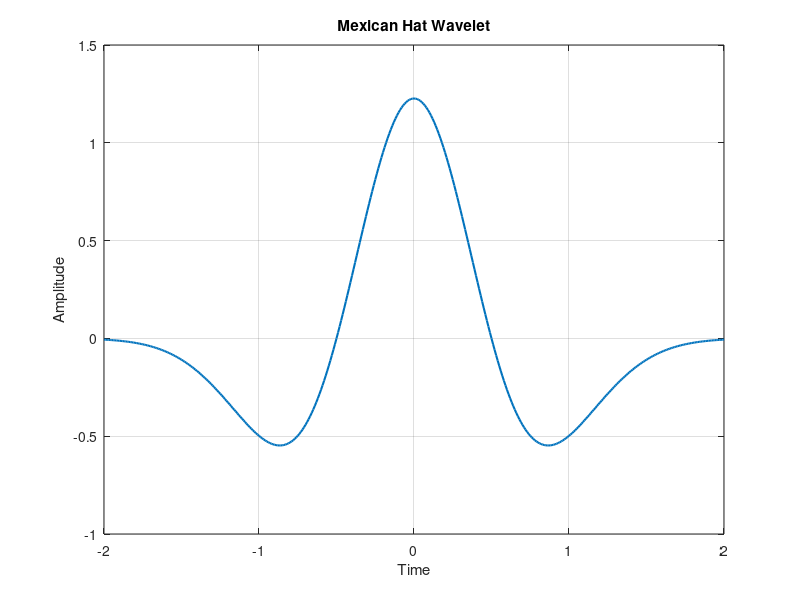

Here is the MATLAB script that generated this plot: (Note: this script raises an error after producing the figure.)
%% *Digital Filters*
%% Clear the workspace
close all;
clear;
clc;
%% Why STFT is not enough?
% STFT is a powerful tool for analyzing non-stationary signals. However, it
% is not always the best tool for the job. STFT has two main drawbacks:
%
% # The choice of the window length is not obvious. If the window is too
% short, the resolution in the frequency domain is poor(It won't detect any
% special pattern). If the window is too long, the resolution in the time
% domain is poor(It won't distinguish between different events in time).
% # The STFT has the term complex exponential in it. This terms is a priodic
% function and time unlimited. However, in real life signals, we are interested
% in the signal only for a finite time interval. This property of STFT causes
% the spectrum of time limited signals to be unbounded in a wide range of
% frequencies.
%
% * These two drawbacks leads to the need of a new tool for analyzing
% non-stationary signals.
% * We should use different window lengths for different parts of the signal.
% * We should also use a time limited basis function instead of the complex
% exponential. This is where the wavelet transform comes in.
%
%% Replacement of frequency domain
%
% * According to the second drawback of STFT, we need to use a time limited
% basis function instead of the complex exponential. This means that the new
% basis function is not periodic which means that we can't use the
% frequency domain to analyze the signal(Because the frequency domain is
% based on the complex exponential and periodicity).
% * We should analyze what interesting features are captured by the complex
% exponential. The complex exponential is a basis function for the
% frequency domain. If the signal is periodic with the frequency of
% * $f_0$, then the complex exponential will have a peak at $f_0$. the second
% harmonic will have a peak at $2f_0$ and so on.
% * The relations between
% different harmonics is the concept that we should capture in the new
% basis function.
%
% *Warping the time axis* is the key to capture the relations between
% different harmonics. The new basis function should be a time limited
% function that is warped in time. For example if we replace $t$ with
% $2t$ in the original signal $x(t)$, then the second harmoinc will be
% captured in the new signal.
%
% We claim that the main characteristic of harmonic frequencies can be drawn
% from a more general concept that we call _*"scale"*_. The interesting part is
% that unlike frequency that is defined only for periodic signals, scale is
% equally applicable to non-periodic signals. This proves that we have found
% a new concept, i.e., scale, to replace frequency.
%
% Using _scale_ as a variable, the new transform, which will be based on
% time-limited basis function, can be meaningfully applied to both
% time-unlimited and time-limited signals.
%
%% One-dimensional Continuous Wavelet Transform
% The one-dimensional continuous wavelet transform (CWT) of a signal $x(t)$
% is defined as:
%
% $$W_{\Psi, X}(a,b)=\frac{1}{\sqrt{|a|}}\int_{-\infty}^{\infty}x(t)\Psi^*\left(\frac{t-b}{a}\right)dt,a\neq0$$
%
% where $a$ is the scale parameter, $b$ is the translation parameter, and
% $\Psi^*(t)$ is the complex conjugate of the mother wavelet $\Psi(t)$.
%
% A closer look at the definition of the mother wavelet tells that this function
% must be limited in duration and therefore looks like a decaying small wave.
% This is why we call this transform the wavelet transform.
%
% The synthesis equation is:
%
% $$x(t)=\frac{C^{-1}_{\Psi}}{a^2}\int_{-\infty}^{\infty}\int_{-\infty}^{\infty}W_{\Psi, X}(a,b)\Psi\left(\frac{t-b}{a}\right)dadb$$
%
% where $C^{-1}_{\Psi}$ is a constant whose value depends on the exact choice
% of the mother wavelet $\Psi(t)$.
%
% Every choice of the mother wavelet gives a particular CWT, and as a result, we
% are dealing with infinite number of transformations under the same name CWT.
%
%% Mother wavelets
% the mexican hat wavelet is a good choice for the mother wavelet. It is
% defined as:
%
% $$\Psi(t)=\frac{2}{\sqrt{3a}\pi^{1/4}}\left(1-\frac{t^2}{a^2}\right)e^{\frac{-t^2}/{2a^2}}$$
%
% The mexican hat wavelet is also known as the Ricker wavelet.
%
% The waveform of the mexican hat wavelet is shown below:
t = -2:0.01:2;
a = 0.5;
Psi = (2 / (sqrt(3 * a) * pi ^ (1/4))) * (1 - (t .^ 2 / a ^ 2)) ...
    .* exp(-t .^ 2 / (2 * a ^ 2));
figure('Name', 'Mexican Hat Wavelet');
plot(t, Psi, 'LineWidth', 1.5);
title('Mexican Hat Wavelet');
xlabel('Time');
ylabel('Amplitude');
grid on;
%%%
% There are many other mother wavelets. The most important ones are:
%
% # Morlet wavelet
% # Haar wavelet
% # Daubechies wavelet
% # Symlet wavelet
% # Coiflet wavelet
% # Meyer wavelet
% # Gaussian wavelet
% # Mexican hat wavelet
% # Shannon wavelet
%
% Daubechies wavelets are the most popular wavelets:
%
% * They are orthogonal wavelets. Orthogonal wavelets are used in image compression.
% * They are indicated by dbX, where X is the number of vanishing moments.
% * The number of vanishing moments is the number of derivatives of the
% wavelet function that are zero at the origin.
% * The more complex the signal, the more vanishing moments are needed to
% capture its features.
%
% To choose the best wavelet for a specific application, we should consider
% the following factors:
%
% # complex mother wavelets are needed for complex signals.
% # the mother wavelet that resembles the general shape of the signal to be
% analyzed would be a more suitable choice.
%
% One of the most important properties of the wavelet transform is the
% area below the wavelet function. The area below the wavelet function
% should be equal to zero. This property is called the zero mean property.
%
% $$\int_{-\infty}^{\infty}\Psi(t)dt=0$$
%
%% One-dimensional Discrete Wavelet Transform
% * A closer look at the CWT reveals that this transformation requires the
% calculations based on all continuous shifts and all continuous scales.
% * This obviously makes the computational complexity of the CWT and the ICWT
% unsuitable for many practically important applications.
% * This leads us to the discrete version of this transform.
%
% We define sampled versions of the scale and translation parameters as:
%
% $$a_{jk}=a_0^j,k=0,1,...,M-1,j=0,1,...,N-1$$
%
% $$b_{jk}=ka_0^jT,k=0,1,...,M-1,j=0,1,...,N-1$$
%
% where $T$ is the sampling time and $a_0$ is a positive nonzero constant.
%
% Also we define mother wavelet as:
%
% $$\Psi_{jk}(t)=\frac{1}{\sqrt{a_{jk}}}\Psi\left(\frac{t-b_{jk}}{a_{jk}}\right)=a_0^{-j/2}\Psi(a_0^{-j}t-kT)$$
%
% Then the coefficients of the discrete wavelet transform (DWT) are defined as:
%
% $$W_{\Psi, X}(j,k)=\int_{-\infty}^{\infty}x(t)\Psi_{jk}^*\left(t\right)dt$$
%
% This makes the DWT somewhat different from the DFT that accepts only discrete
% signals as its input. The synthesis equation is:
%
% $$x(t)=c\sum_{j=0}^{N-1}\sum_{k=0}^{M-1}W_{\Psi, X}(j,k)\Psi_{jk}(t)$$
%
% where $c$ is a constant that depends on the exact choice of the mother wavelet.
%
% The interesting thing about this equation is the fact that we can reconstruct
% the continuous signal directly from a set of discrete coefficients.
%
%% Minimal set of basis functions
% * A relevant question at this point is: _"How to choose the number of basis
% functions for a given signal?"_
% * A frame is a set of basis functions that can be used to decompose a signal.
% * This set can be minimal or nonminimal, i.e., if the number of basis functions
% in the frame is minimal and any other frame would need the same
% number or more basis functions, the frame is called a basis.
%
% Consider the energy of the signal $x(t)$:
%
% $$E_x=\int_{-\infty}^{\infty}|x(t)|^2dt$$
%
% It can be proved that there exist some bounded positive values A and B such that:
%
% $$A\int_{-\infty}^{\infty}|x(t)|^2dt\leq\sum_{j=0}^{N-1}\sum_{k=0}^{M-1}|W_{\Psi, X}(j,k)|^2\leq B\int_{-\infty}^{\infty}|x(t)|^2dt$$
%
% This relation intuitively means that the energy of the wavelet coefficients for a frame
% is bounded on both upper and lower sides by the true energy of the signal.
%
% In the case of a basis (i.e., a minimal frame), the values A and B in the
% aforementioned inequality become the same, i.e., $A = B$.
% This means that for a basis we have
%
% $$\sum_{j=0}^{N-1}\sum_{k=0}^{M-1}|W_{\Psi, X}(j,k)|^2=E_x$$
%
% This indicates the energy of the coefficients is exactly the same as the energy of the
% signal.
% This is a very important property of the wavelet transform.
%
% The next important question to ask here is: "What are the properties of the
% functions that allow the function sets to form a basis?" The most popular
% basis sets are the orthogonal ones, i.e., the function
% sets whose members are orthogonal to each other.
%
%% Discrete Wavelet Transform on Discrete Signals
% # We need to focus on calculating DWT from discrete signals. At this point,
% we assume that the discrete signal, if sampled from a continuous
% signal, has been sampled according to the Nyquist rate (or faster).
% This guarantees that all information of the continuous signal is preserved in
% the discrete signal.
% # The question here is: _"How to form such basis sets systematically?"_
% # The method described next, called Mallat pyramidal algorithm or quadrature
% mirror filter (QMF), allows systematic creation of an unlimited number of
% orthogonal basis sets for DWT.
% # The interesting feature of this method is the fact that the method relies
% only on the choice of a digital low-pass filter $h(n)$, and once this filter
% is chosen, the entire algorithm is rather mechanical and straightforward.
%
% Assuming a digital filter $h(n)$, we form another filter $g(n)$ as follows:
%
% $$g(n)=h(2N-1-n),n=0,1,...,2N-1$$
%
% It can be proved that once $h(n)$ is a low-pass filter, $g(n)$ is a high-pass filter.
%
% The schematic diagram of the Mallat pyramidal algorithm is shown below:
figure('Name', 'Mallat Pyramidal Algorithm');
imshow('./images/DWT_QMF_Algorithm.png');
%%%
% # The first step in transformation is filtering the signal once with the
% low-pass filter $h(n)$ and once with the high-pass filter $g(n)$.
% # Then the filtered versions of the signal are downsampled by a factor of 2.
% This means that every other samples of the signal are preserved and the
% remaining samples are discarded.
%
% We can also ask another relevant question about downsampling: _"How would
% downsampling fit into the general ideas of the DWT?"_
% Without getting into the mathematical details of the process, one can see
% that downsampling somehow creates the description of the signal at a
% different scale and resolution.
% Now we should consider the mother wavelet of QMF algorithm.
% The mother wavelet of the QMF algorithm is defined as:
%
% $$\Psi(n)=\sum_{k=0}^{2N-1}g(k)\Phi(2n-k)$$
%
% where
%
% $$\Phi(n)=\sum_{k=0}^{2N-1}h(k)\Phi(2n-k)$$
%
% * The function $\Phi(n)$ is called the scaling function.
% * The scaling function is a low-pass filter that is used to reconstruct the
% signal from the wavelet coefficients.
% * The scaling function is also called the *father wavelet*.
%
% It can be shown that all popular wavelets are derived from the QMF algorithm.
%
% Now we should ask another question: _"How many decomposition levels are needed
% for a suitable transform?"_ An intuitive criterion to choose the level of the
% decomposition would be continuing decomposition until the highest known
% frequencies in the signal of interest are extracted and identified.
%
% Now we define inverse DWT algorithm. The inverse DWT algorithm is shown below:
figure('Name', 'Inverse DWT Algorithm');
imshow('./images/IDWT_QMF_Algorithm.png');
%%%
% The inverse DWT algorithm is the reverse of the forward DWT algorithm.
%
% The filters $h(n)$ and $g(n)$ are called the analysis filters.
% The filters $h_1(n)$ and $g_1(n)$ are called the synthesis filters.
% $h_1(n)$ and $g_1(n)$ can be derived from $h(n)$ and $g(n)$:
%
% $$h_1(n)=(-1)^(1-n)h(1-n)$$
%
% and
%
% $$g_1(n)=h(2N-1-n)$$
%
% * An interesting feature of the DWT and IDWT is the possibility of
% reconstructing the signal only based on a few of the levels (scales)
% of decomposition.
% * For example, if we want to extract only the main trend
% of the signal and ignore the medium and fast variations, we can easily
% decompose the signal to several levels using DWT, but use only the first
% (or first few) low-pass components to reconstruct the signal using IDWT.
% This allows bypassing the medium- and high-frequency components.
% * Similarly, if the objective is to extract only the fast variations of signal,
% in the reconstruction phase, we can easily set the coefficients of the low
% frequency (high scales) to zero while calculating the IDWT.
%
%% |wnoise| function
% The |wnoise| function is used to add white noise to a signal.
% The syntax of this function is:
%
% |[x, noisy_x] = wnoise(fun, n, sqrtsnr, seed)|
%
% * |x|: The original signal
% * |noisy_x|: The noisy signal
% * |fun|: The function that generates the signal
% * |n|: The nummber of iterations(power of 2 $log_2(numberOfSamples)$)
% * |sqrtsnr|: The square root of the signal to noise ratio
% * |seed|: The seed of the random number generator
%
N = 8;
loc = linspace(0, 1, 2 ^ N);
Ts = loc(2) - loc(1);
fs = 1 / Ts;
sqrtsnr = 10;
[x, noisy_x] = wnoise('heavy sine', N, sqrtsnr);
figure('Name', 'Heavy Sine Signal vs Heavy Sine Signal with White Noise');
subplot(211);
plot(loc, x, 'LineWidth', 1.5);
title('Heavy Sine Signal');
xlabel('Time');
ylabel('Amplitude');
grid on;
subplot(212);
plot(loc, noisy_x, 'LineWidth', 1.5);
title('Heavy Sine Signal with White Noise');
xlabel('Time');
ylabel('Amplitude');
grid on;
%%%
figure('Name', 'Spectrum of Heavy Sine Signal With and Without White Noise');
subplot(211);
plot_dft_amp(x, fs, 'Frequency Spectrum of input signal without noise');
subplot(212);
plot_dft_amp(noisy_x, fs, 'Frequency Spectrum of input signal with noise');
%%%
% For more information about the |wnoise| function, refer to the
% <https://www.mathworks.com/help/wavelet/ref/wnoise.html |wnoise|>
% documentation.
%
%% |dwt| function
% The |dwt| function is used to decompose a signal using DWT in one level.
% It implements Multilevel 1-D wavelet decomposition.
%
% The syntax of this function is:
%
% |[cA, cD] = dwt(x, waveletName)|
%
% * |cA|: The approximation coefficients
% * |cD|: The detail coefficients
% * |x|: The original signal
% * |waveletName|: The name of the wavelet
%
% The diagram of the DWT is shown below:
figure('Name', 'DWT Diagram');
imshow('./images/dwt_diagram.png');
%%%
% The following code uses the |dwt| function to decompose the noisy signal
% to approximation and detail coefficients using the db2 wavelet.
[cA, cD] = dwt(noisy_x, 'db2');
figure('Name', 'Approximation and Detail Coefficients');
subplot(211);
stem(cA, 'LineWidth', 1.5);
title('Approximation Coefficients');
xlabel('Time');
ylabel('Amplitude');
grid on;
subplot(212);
stem(cD, 'LineWidth', 1.5);
title('Detail Coefficients');
xlabel('Time');
ylabel('Amplitude');
grid on;
%%%
% For more information about the |dwt| function, refer to the
% <https://www.mathworks.com/help/wavelet/ref/dwt.html |dwt|>
% documentation.
%
%% |idwt| function
% The |idwt| function is used to reconstruct a signal using DWT.
% It implements Multilevel 1-D wavelet reconstruction.
%
% The syntax of this function is:
%
% |x = idwt(cA, cD, waveletName)|
%
% * |x|: The reconstructed signal
% * |cA|: The approximation coefficients
% * |cD|: The detail coefficients
% * |waveletName|: The name of the wavelet
%
% The diagram of the IDWT is shown below:
figure('Name', 'IDWT Diagram');
imshow('./images/idwt_diagram.png');
% |wkeep| block is used to keep the central part of the signal with
% convenient length.
%%%
% The following code uses the |idwt| function to reconstruct the noisy signal
% using the approximation and detail coefficients using the db2 wavelet.
reconstructed_x = idwt(cA, cD, 'db2');
figure('Name', 'Reconstructed Heavy Sine Signal with White Noise');
plot(loc, reconstructed_x, 'LineWidth', 1.5);
title('Reconstructed Heavy Sine Signal with White Noise');
xlabel('Time');
ylabel('Amplitude');
grid on;
%%%

%% |wavedec| function
% The |wavedec| function is used to decompose a signal using DWT.
% It implements Multilevel 1-D wavelet transform.
%
% The syntax of this function is:
%
% |[waveletCoefficients, waveletLevels] = wavedec(x, numberOfLevels, waveletName)|
%
% * |waveletCoefficients|: The wavelet coefficients(1-D vector concatenated from all levels)
% * |waveletLevels|: The number of levels of decomposition
% * |x|: The original signal
% * |numberOfLevels|: The number of levels of decomposition
% * |waveletName|: The name of the wavelet
%
% The graph of the wavelet coefficients is shown below:
figure('Name', 'Wavelet Coefficients Graph');
imshow('./images/wavedec_graph.png');
%%%
% In each level of decomposition, the signal is decomposed to approximation
% coefficients and detail coefficients. The approximation coefficients are
% the low frequency components of the signal and the detail coefficients are
% the high frequency components of the signal.
%
% Approximation coefficients then are decomposed to approximation and detail
% coefficients in the next level of decomposition. This process continues
% until the specified number of levels is reached.
%
% The stage diagram of the wavelet decomposition in each level is shown below:
figure('Name', 'Wavelet Decomposition Stage Diagram');
imshow('./images/wavedec_stage_diagram.png');
%%%
% The following code uses the |wavedec| function to decompose the noisy
% signal to 5 levels of decomposition using the db2 wavelet.
numberOfLevels = 5;
[waveletCoefficients, waveletLevels] = wavedec(noisy_x, 5, 'db2');
figure('Name', 'Wavelet Coefficients');
stem(waveletCoefficients, 'LineWidth', 1.5);
title('Wavelet Coefficients');
xlabel('Time');
ylabel('Amplitude');
grid on;

%%%
% The |wavedec| function returns the wavelet coefficients of the signal
% decomposed to the specified number of levels using the specified wavelet.
%
% For more information about the |wavedec| function, refer to the
% <https://www.mathworks.com/help/wavelet/ref/wavedec.html |wavedec|>
% documentation.
%
%% |detcoef| function
% The |detcoef| function is used to extract the detail wavelet coefficients
% of a specific level or levels of decomposition. It returns $cDx$ which is the
% detail coefficients of the specified level or levels of decomposition.
%
% The syntax of this function is:
%
% |detailed_coeff = detcoef(waveletCoefficients, waveletLevels, levels_to_extract)|
%
% * |detailed_coeff|: The wavelet coefficients of the specified level or levels
% * |waveletCoefficients|: The wavelet coefficients(1-D vector concatenated from all levels)
% * |waveletLevels|: The number of levels of decomposition
% * |levels_to_extract|: The levels to extract
%
detailed_coeff = detcoef(waveletCoefficients, waveletLevels, 1:numberOfLevels);
figure('Name', 'Wavelet Coefficients of Different Levels');
set(gcf, 'Position', [100, 100, 1000, 1000]);

for i = 1:numberOfLevels
    subplot(numberOfLevels, 1, i);
    stem(detailed_coeff{i}, 'LineWidth', 1.5);
    title(['Wavelet Coefficients of Level ', num2str(i)]);
    xlabel('Time');
    ylabel('Amplitude');
    grid on;
end

%%%
% For more information about the |detcoef| function, refer to the
% <https://www.mathworks.com/help/wavelet/ref/detcoef.html |detcoef|>
% documentation.
%
%% |appcoef| function
% The |appcoef| function is used to extract the approximation coefficients
% from the wavelet coefficients. It returns $cAx$ which is the approximation
% coefficients of the specified level or levels of decomposition.
%
% The syntax of this function is:
%
% |approx_coeff = appcoef(waveletCoefficients, waveletLevels, waveletName, levels_to_extract)|
%
% * |approx_coeff|: The approximation coefficients
% * |waveletCoefficients|: The wavelet coefficients(1-D vector concatenated from all levels)
% * |waveletLevels|: The number of levels of decomposition
% * |waveletName|: The name of the wavelet
% * |levels_to_reconstruct|: The levels to reconstruct(0 for the original signal)
%
approx_coeff = appcoef(waveletCoefficients, waveletLevels, 'db2', 2);
figure('Name', 'Approximation Coefficients');
plot(approx_coeff, 'LineWidth', 1.5);
title('Approximation Coefficients');
xlabel('Time');
ylabel('Amplitude');
grid on;
%%%
% For more information about the |appcoef| function, refer to the
% <https://www.mathworks.com/help/wavelet/ref/appcoef.html |appcoef|>
% documentation.
%
%% Regenerat Wavelet Coefficients from Approximation and Detail Coefficients
% The following code regenerates the wavelet coefficients from the
% approximation and detail coefficients.
%
% First we should extract the approximation coefficients of the last level
% of decomposition.
approx_coeff_deepest_ayer = appcoef( ...
    waveletCoefficients, ...
    waveletLevels, ...
    'db2', ...
    numberOfLevels ...
);
%%%
% Then we should extract the detail coefficients of different layers and
% concatenate them. Finally we should concatenate the approximation
% coefficients of the last layer to the detail coefficients.
wavelet_coefficients_regenerated = [];

for level = 1:numberOfLevels
    wavelet_coefficients_regenerated = ...
        [detailed_coeff{level}, wavelet_coefficients_regenerated]; %#ok<AGROW>
end

wavelet_coefficients_regenerated = ...
    [approx_coeff_deepest_ayer, wavelet_coefficients_regenerated];
%%%
% Now we should compare the regenerated wavelet coefficients with the
% original wavelet coefficients.
fprintf("\nError: %d\n", ...
    sum(abs(wavelet_coefficients_regenerated - waveletCoefficients)));
figure('Name', 'Wavelet Coefficients vs Regenerated Wavelet Coefficients');
subplot(211);
stem(waveletCoefficients, 'LineWidth', 1.5);
title('Wavelet Coefficients');
xlabel('Time');
ylabel('Amplitude');
grid on;
axis tight;
subplot(212);
stem(wavelet_coefficients_regenerated, 'LineWidth', 1.5);
title('Regenerated Wavelet Coefficients');
xlabel('Time');
ylabel('Amplitude');
grid on;
axis tight;
%%%
%% |waverec| function
% The |waverec| function is used to reconstruct a signal using DWT.
% It implements Multilevel 1-D wavelet reconstruction. It acts as the inverse
% of the |wavedec| function.
%
% The syntax of this function is:
%
% |x = waverec(waveletCoefficients, waveletLevels, waveletName)|
%
% * |x|: The reconstructed signal
% * |waveletCoefficients|: The wavelet coefficients(1-D vector concatenated from all levels)
% * |waveletLevels|: The number of levels of decomposition
% * |waveletName|: The name of the wavelet
%
% The following code uses the |waverec| function to reconstruct the noisy
% signal using the wavelet coefficients and the db2 wavelet.
reconstructed_x = waverec(waveletCoefficients, waveletLevels, 'db2');
figure('Name', 'Reconstructed Heavy Sine Signal with White Noise');
plot(loc, reconstructed_x, 'LineWidth', 1.5);
title('Reconstructed Heavy Sine Signal with White Noise');
xlabel('Time');
ylabel('Amplitude');
grid on;
%%%
% For more information about the |waverec| function, refer to the
% <https://www.mathworks.com/help/wavelet/ref/waverec.html |waverec|>
% documentation.
%

% %% |wdenoise| function
% % The |wdenoise| function is used to denoise a signal using DWT.
% %
% % The syntax of this function is:
% %
% % |denoised_x = wdenoise(noisy_x, waveletLevels, waveletName)|
% %
% % * |denoised_x|: The denoised signal
% % * |noisy_x|: The noisy signal
% % * |waveletLevels|: The number of levels of decomposition
% %
% denoised_x = wdenoise(noisy_x, N);
% figure('Name', 'Heavy Sine Signal with White Noise vs Denoised Heavy Sine Signal');
% subplot(211);
% plot(loc, noisy_x, 'LineWidth', 1.5);
% title('Heavy Sine Signal with White Noise');
% xlabel('Time');
% ylabel('Amplitude');
% grid on;
% subplot(212);
% plot(loc, denoised_x, 'LineWidth', 1.5);
% title('Denoised Heavy Sine Signal');
% xlabel('Time');
% ylabel('Amplitude');
% grid on;
%%%%%%%%%%%%%%%%%%%%%%%%%%%%
%%%
% For more information about the |wdenoise| function, refer to the
% <https://www.mathworks.com/help/wavelet/ref/wdenoise.html |wdenoise|>
% documentation.
%
%% Functions
% We used the following function to plot differnt plots with an arbitrary title:
function plot_dft_amp(x, fs, title_name)
    % Plots the amplitude spectrum of the signal x with sampling frequency fs
    % and title title_name.
    f_axis = linspace(-fs / 2, fs / 2, length(x));
    FT_x = fftshift(fft(x)) / fs;
    plot( ...
        f_axis, ...
        abs(FT_x), ...
        'LineWidth', ...
        1.5 ...
    );
    xlabel('Frequency(Hz)');
    title(title_name);
    ylabel('Amplitude');
    axis tight;
    grid on;
end
